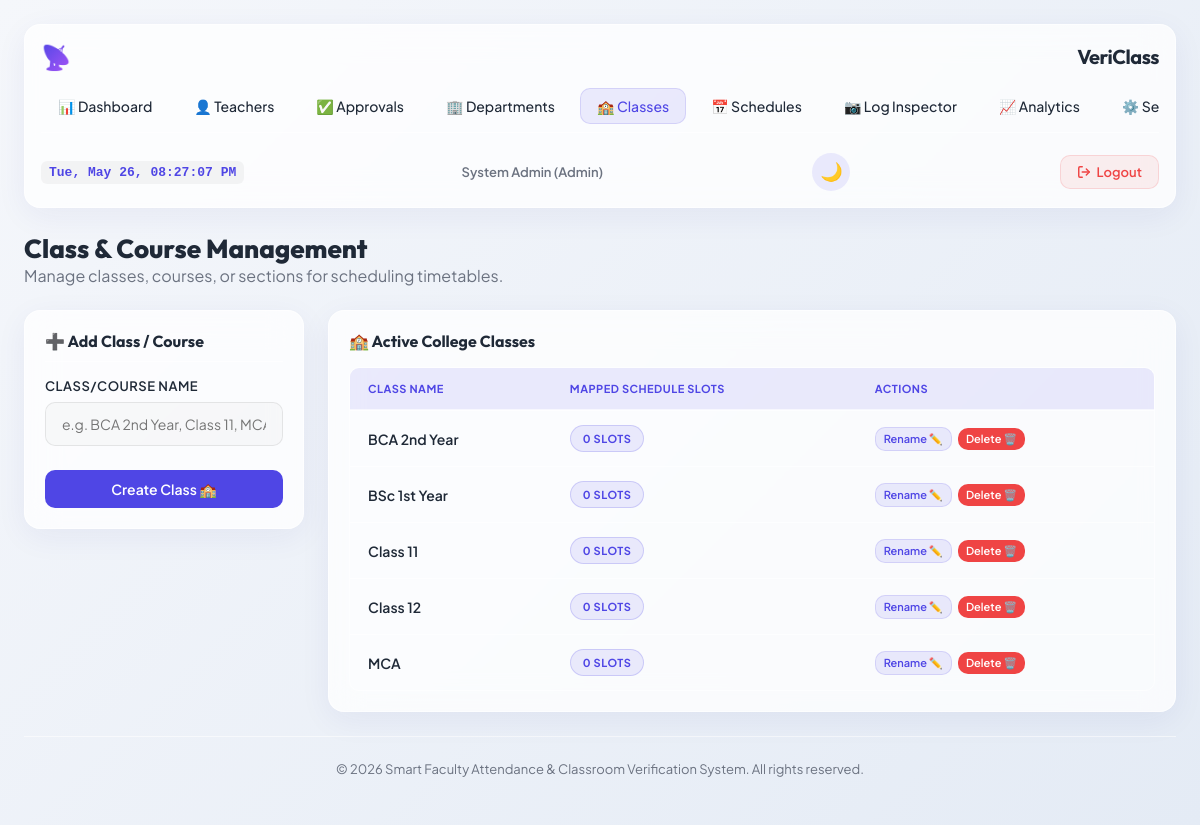
The page /admin/classes (signed in) on the database its author committed.
### models.py (models this page shows, shortened)
class ClassSection(db.Model):
    __tablename__ = 'classes'
    id = db.Column(db.Integer, primary_key=True)
    name = db.Column(db.String(100), unique=True, nullable=False)
    timetables = db.relationship('Timetable', backref='class_section', cascade="all, delete-orphan", lazy=True)
    upload_logs = db.relationship('TimetableUploadLog', backref='class_section', cascade="all, delete-orphan", lazy=True)

### app.py (the view, shortened to what this page needs)
@app.route('/admin/classes', methods=['GET', 'POST'])
def admin_classes():
    if not is_logged_in() or session.get('role') != 'admin':
        flash("Access Denied.", "danger")
        return redirect(url_for('login'))
    classes = ClassSection.query.order_by(ClassSection.name).all()
    return render_template('admin_classes.html', classes=classes)

### app.py (called while the page is built)
def is_logged_in():
    return 'user_id' in session

### models.py (called while the page is built)
@event.listens_for(Engine, "connect")
def set_sqlite_pragma(dbapi_connection, connection_record):
    cursor = dbapi_connection.cursor()
    try:
        cursor.execute("PRAGMA foreign_keys=ON")
        cursor.execute("PRAGMA journal_mode=WAL")
    except Exception as e:
        print(f"Warning: Failed to execute SQLite connection PRAGMAs: {e}")
    finally:
        cursor.close()

### templates/admin_classes.html (shortened to what this page needs)
    {% extends "base.html" %}
{% block content %}
<div style="margin-bottom: 24px;">
    <h2 style="font-family: var(--font-title); font-size: 26px; font-weight: 800;">Class & Course Management</h2>
    <p style="color: var(--color-text-muted);">Manage classes, courses, or sections for scheduling timetables.</p>
</div>
<div class="grid-sidebar">
    <div class="glass-card" style="padding: 20px; align-self: flex-start;">
        <h3 style="font-family: var(--font-title); font-size: 16px; margin-bottom: 16px; border-bottom: 1px solid var(--border-card); padding-bottom: 10px;">
            ➕ Add Class / Course
        </h3>
        <form action="{{ url_for('admin_classes') }}" method="POST">
            <div class="form-group" style="margin-bottom: 24px;">
                <label class="form-label" for="name">Class/Course Name</label>
                <input class="form-control" type="text" id="name" name="name" placeholder="e.g. BCA 2nd Year, Class 11, MCA" required>
            </div>
            <button class="btn btn-primary" type="submit" style="width: 100%;">
                Create Class 🏫
            </button>
        </form>
    </div>
    <div class="glass-card" style="padding: 20px;">
        <h3 style="font-family: var(--font-title); font-size: 16px; margin-bottom: 16px;">🏫 Active College Classes</h3>
        <div class="table-responsive">
            <table class="custom-table">
                <thead>
                    <tr>
                        <th>Class Name</th>
                        <th>Mapped Schedule Slots</th>
                        <th>Actions</th>
                    </tr>
                </thead>
                <tbody>
                    {% if classes %}
                        {% for cls in classes %}
                            <tr>
                                <td style="font-weight: 600;">
                                    <span id="name-display-{{ cls.id }}">{{ cls.name }}</span>
                                </td>
                                <td>
                                    <span class="badge badge-pending" style="font-size: 11px;">
                                        {{ cls.timetables|length }} Slots
                                    </span>
                                </td>
                                <td>
                                    <button type="button" class="btn btn-secondary" style="padding: 4px 8px; font-size: 11px; vertical-align: middle;" onclick="toggleRename({{ cls.id }})">
                                        Rename ✏️
                                    </button>
                                    <form action="{{ url_for('admin_classes') }}" method="POST" style="display: inline; vertical-align: middle;" onsubmit="return confirm('Delete this class? Mapped timetable slots will be cascade-deleted.');">
                                        <button type="submit" class="btn btn-danger" style="padding: 4px 8px; font-size: 11px; margin-left: 4px;">
                                            Delete 🗑️
                                        </button>
                                    </form>
                                </td>
                            </tr>
                        {% endfor %}
                    {% else %}
                        <tr>
                            <td colspan="3" style="text-align: center; color: var(--color-text-muted); padding: 30px;">No classes created yet.</td>
                        </tr>
                    {% endif %}
                </tbody>
            </table>
        </div>
    </div>
</div>
{% endblock %}

### static/css/style.css (style rules this page uses)
:root { --font-primary: 'Plus Jakarta Sans', sans-serif; --font-title: 'Outfit', sans-serif; --bg-app: linear-gradient(135deg, #f5f7fb 0%, #e4ebf5 100%); --bg-card: rgba(255, 255, 255, 0.75); --border-card: rgba(255, 255, 255, 0.6); --shadow-card: 0 8px 32px 0 rgba(31, 38, 135, 0.06); --shadow-card-hover: 0 12px 40px 0 rgba(31, 38, 135, 0.12); --color-primary: #4f46e5; --color-primary-hover: #4338ca; --color-primary-light: rgba(79, 70, 229, 0.1); --color-success: #10b981; --color-success-light: rgba(16, 185, 129, 0.12); --color-warning: #f59e0b; --color-warning-light: rgba(245, 158, 11, 0.12); --color-danger: #ef4444; --color-danger-light: rgba(239, 68, 68, 0.12); --color-text-main: #1f2937; --color-text-muted: #6b7280; --color-text-on-primary: #ffffff; --glass-blur: 16px; --border-radius-lg: 16px; --border-radius-md: 10px; --border-radius-sm: 6px; --transition-speed: 0.3s; --transition-curve: cubic-bezier(0.4, 0, 0.2, 1); }
* { margin: 0; padding: 0; box-sizing: border-box; }
body { font-family: var(--font-primary); background: var(--bg-app); color: var(--color-text-main); min-height: 100vh; display: flex; flex-direction: column; overflow-x: hidden; transition: background var(--transition-speed) var(--transition-curve), color var(--transition-speed) var(--transition-curve); -webkit-font-smoothing: antialiased; }
.glass-card { background: var(--bg-card); border: 1px solid var(--border-card); border-radius: var(--border-radius-lg); box-shadow: var(--shadow-card); backdrop-filter: blur(var(--glass-blur)); -webkit-backdrop-filter: blur(var(--glass-blur)); padding: 24px; margin-bottom: 24px; transition: transform var(--transition-speed) var(--transition-curve), box-shadow var(--transition-speed) var(--transition-curve); }
.grid-sidebar { display: grid; grid-template-columns: 280px 1fr; gap: 24px; }
.btn { display: inline-flex; align-items: center; justify-content: center; gap: 8px; padding: 10px 20px; border-radius: var(--border-radius-md); font-family: var(--font-primary); font-weight: 600; font-size: 14px; border: none; cursor: pointer; transition: all var(--transition-speed) var(--transition-curve); }
.btn-primary { background: var(--color-primary); color: var(--color-text-on-primary); }
.btn-secondary { background: var(--color-primary-light); color: var(--color-primary); border: 1px solid rgba(79, 70, 229, 0.15); }
.btn-danger { background: var(--color-danger); color: var(--color-text-on-primary); }
.form-group { margin-bottom: 20px; }
.form-label { display: block; margin-bottom: 8px; font-weight: 600; font-size: 13px; color: var(--color-text-main); text-transform: uppercase; letter-spacing: 0.5px; }
.form-control { width: 100%; padding: 12px 16px; border-radius: var(--border-radius-md); background: rgba(0, 0, 0, 0.02); border: 1px solid rgba(0, 0, 0, 0.08); color: var(--color-text-main); font-family: var(--font-primary); font-size: 14px; outline: none; transition: all var(--transition-speed) var(--transition-curve); }
.table-responsive { overflow-x: auto; border-radius: var(--border-radius-md); border: 1px solid var(--border-card); }
.custom-table { width: 100%; border-collapse: collapse; text-align: left; font-size: 14px; background: rgba(255, 255, 255, 0.02); }
.custom-table th { background: var(--color-primary-light); color: var(--color-primary); font-weight: 700; padding: 14px 18px; border-bottom: 2px solid var(--border-card); text-transform: uppercase; font-size: 11px; letter-spacing: 0.5px; }
.custom-table td { padding: 14px 18px; border-bottom: 1px solid var(--border-card); color: var(--color-text-main); vertical-align: middle; }
.custom-table tr:last-child td { border-bottom: none; }
.badge { display: inline-flex; align-items: center; padding: 6px 12px; border-radius: 50px; font-size: 11px; font-weight: 700; text-transform: uppercase; letter-spacing: 0.5px; }
.badge-pending { background: var(--color-primary-light); color: var(--color-primary); border: 1px solid rgba(79, 70, 229, 0.2); }

### rows shown on the page
ClassSection: name "BCA 2nd Year", timetables|length "0"
ClassSection: name "BSc 1st Year", timetables|length "0"
ClassSection: name "Class 11", timetables|length "0"
ClassSection: name "Class 12", timetables|length "0"
ClassSection: name "MCA", timetables|length "0"

### other values the page prints
{{ session.get('name') }} "System Admin"
{{ session.get('role')|capitalize }} "Admin"
